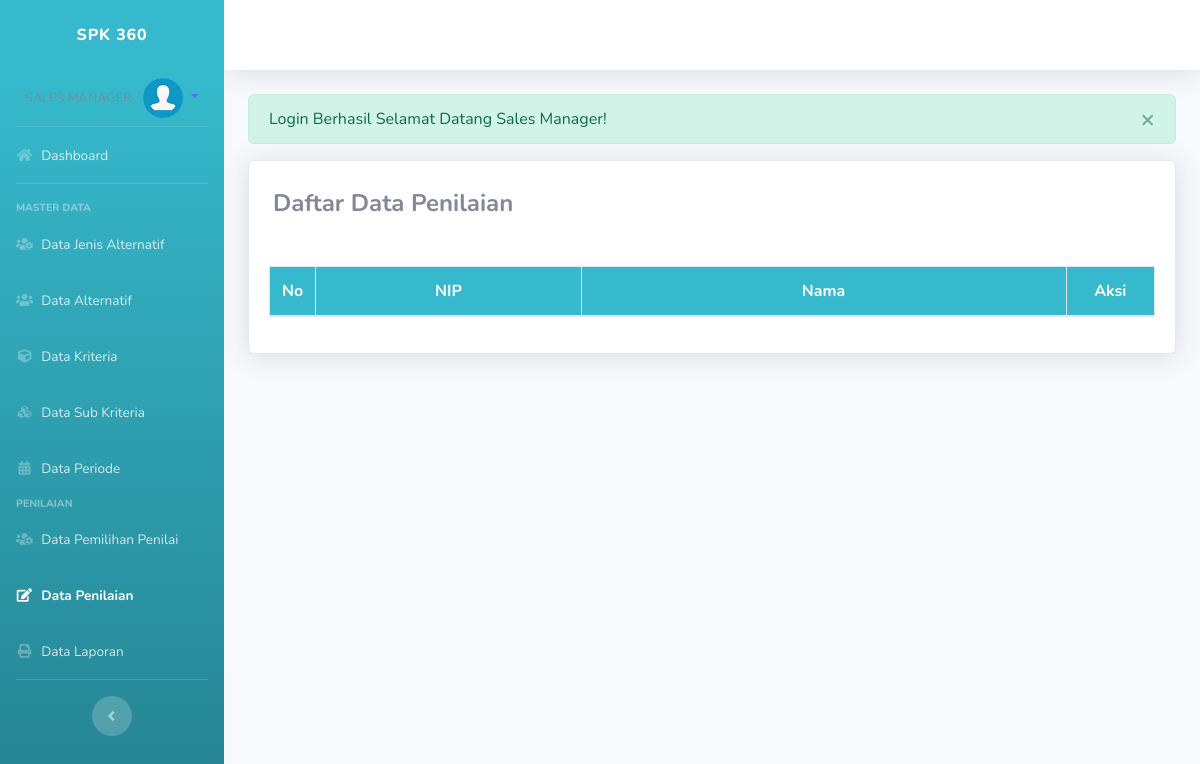
The app's page /admin/index.php?p=melakukanpen (signed in), older data.
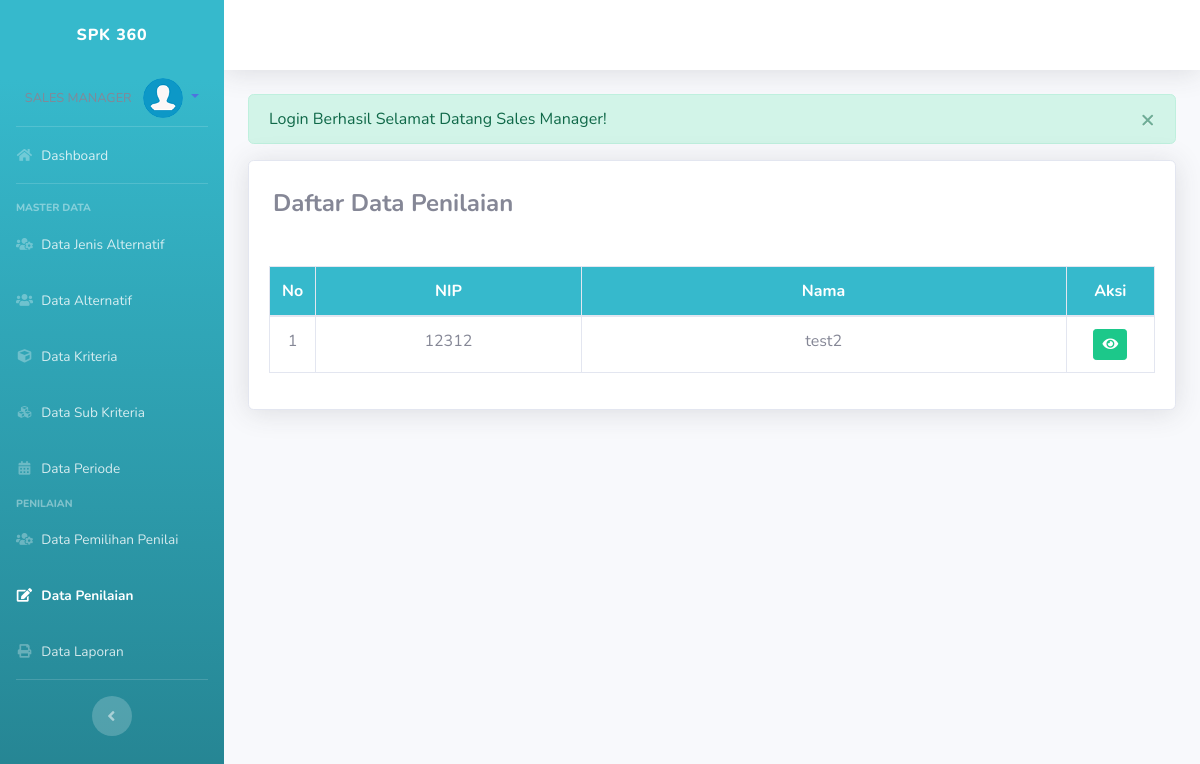
The same page, newer data.
### tables this page shows
CREATE TABLE `penilai_detail` (
  `id_penilai_detail` int(11) NOT NULL,
  `id_penilai` int(11) NOT NULL,
  `nip` char(16) NOT NULL
);

CREATE TABLE `penilai` (
  `id_penilai` int(11) NOT NULL,
  `nip` char(18) DEFAULT NULL,
  `id_periode` int(11) DEFAULT NULL
);

CREATE TABLE `user` (
  `nip` char(18) NOT NULL,
  `id_jenis_user` int(11) DEFAULT NULL,
  `password` varchar(100) DEFAULT NULL,
  `nama_guru` varchar(100) DEFAULT NULL,
  `status_guru` varchar(100) DEFAULT NULL,
  `alamat` text DEFAULT NULL,
  `tempat_lahir` varchar(100) DEFAULT NULL,
  `tgl_lahir` date DEFAULT NULL,
  `jenis_kelamin` char(1) DEFAULT NULL,
  `status_nikah` char(1) DEFAULT NULL,
  `no_telp` varchar(20) DEFAULT NULL,
  `area_kerja` varchar(255) DEFAULT NULL
);

### admin/pages/melakukanpen.php (the view, shortened to what this page needs)
<?php
if (!isset($_GET['id'])) {
?>
    <?php if (isset($_SESSION["flash"])) { ?>
        <div class="alert alert-<?= $_SESSION["flash"]["type"]; ?> alert-dismissible alert_model" role="alert">
            <button type="button" class="close" data-dismiss="alert" aria-label="Close">
                <span aria-hidden="true">&times;</span>
            </button>
            <?= $_SESSION["flash"]["head"]; ?> <?= $_SESSION["flash"]["msg"]; ?>
        </div>
    <?php unset($_SESSION['flash']);
    } ?>
    <div class="card shadow mb-4">
        <div class="card-body">
            <div class="d-flex justify-content-between align-items-center mt-2 mb-5 mx-1">
                <h4 class="m-0 font-weight-bold"> Daftar Data Penilaian</h6>
            </div>
            <table class="table table-bordered" id="dataTable" width="100%" cellspacing="0">
                <thead class="bg-info text-white">
                    <tr align="center">
                        <th width="5%">No</th>
                        <th width="30%">NIP</th>
                        <th>Nama</th>
                        <th width="10%">Aksi</th>
                    </tr>
                </thead>
                <tbody>
                    <?php
                    $i = 0;
                    $nip_s = $_SESSION[md5('user')];
                    $sql = "SELECT a.id_penilai, a.nip, c.nama_guru, b.id_penilai_detail FROM penilai a JOIN penilai_detail b  ON a.id_penilai = b.id_penilai
							JOIN user c ON a.nip = c.nip WHERE b.nip = '$nip_s' ";
                    $q = mysqli_query($con, $sql);
                    while ($row = mysqli_fetch_array($q)) {
                    ?>
                        <tr align="center">
                            <td><?= ++$i; ?></td>
                            <td><?= $row['nip']; ?></td>
                            <td><?= $row['nama_guru']; ?></td>
                            <td>
                                <?php
                                if (sudah($row['id_penilai_detail']) == 'sudah') {
                                ?>
                                    <a href="index.php?p=melakukanpen&id=<?= $row['id_penilai']; ?>" class="btn btn-success btn-sm" data-toggle="tooltip" data-placement="bottom" title="Detail Penilaian">
                                        <i class="fa fa-eye"></i>
                                    </a>
                                <?php
                                } else {
                                ?>
                                    <a href="index.php?p=melakukanpen&id=<?= $row['id_penilai']; ?>" class="btn btn-warning btn-sm" data-toggle="tooltip" data-placement="bottom" title="Isi Penilaian">
                                        <i class="fa fa-edit"></i>
                                    </a>
                                <?php
                                }
                                ?>
                            </td>
                        </tr>
                    <?php } ?>
                </tbody>
            </table>
        </div>
    </div>
    <?php } ?>
    </div>
    <?php
    function sudah($idpdt = '')
    {
        global $con;
        $sql = "SELECT * FROM penilai a JOIN penilai_detail b ON a.id_penilai = b.id_penilai JOIN penilaian c ON b.id_penilai_detail = c.id_penilai_detail WHERE b.id_penilai_detail = $idpdt";
        $q = mysqli_query($con, $sql);
        if (mysqli_num_rows($q) > 0) {
            return 'sudah';
        } else {
            return '';
        }
    }
    ?>

Row changes from the older to the newer data that the page shows:
added penilai_detail: id_penilai.nip "12312", user.nama_guru "test2"
